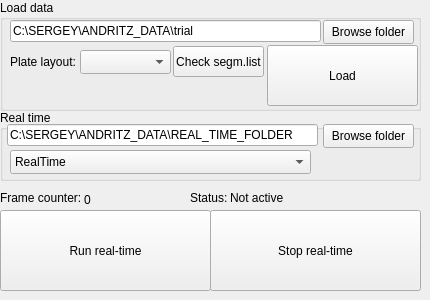
    <widget class="QWidget" name="tab">
     <attribute name="title">
      <string>Main</string>
     </attribute>
     <widget class="QGroupBox" name="groupBox">
      <property name="geometry">
       <rect>
        <x>0</x>
        <y>0</y>
        <width>421</width>
        <height>111</height>
       </rect>
      </property>
      <property name="title">
       <string>Load data</string>
      </property>
      <widget class="QLineEdit" name="load_data_path">
       <property name="geometry">
        <rect>
         <x>10</x>
         <y>20</y>
         <width>311</width>
         <height>22</height>
        </rect>
       </property>
       <property name="text">
        <string>C:\SERGEY\ANDRITZ_DATA\trial</string>
       </property>
      </widget>
      <widget class="QPushButton" name="Brows_data_folder_button">
       <property name="geometry">
        <rect>
         <x>323</x>
         <y>20</y>
         <width>91</width>
         <height>24</height>
        </rect>
       </property>
       <property name="text">
        <string>Browse folder</string>
       </property>
      </widget>
      <widget class="QComboBox" name="load_data_plate_type_dropdown">
       <property name="geometry">
        <rect>
         <x>80</x>
         <y>50</y>
         <width>91</width>
         <height>24</height>
        </rect>
       </property>
       <property name="currentText">
        <string/>
       </property>
       <property name="currentIndex">
        <number>-1</number>
       </property>
       <property name="placeholderText">
        <string>default</string>
       </property>
       <item>
        <property name="text">
         <string>default</string>
        </property>
       </item>
       <item>
        <property name="text">
         <string>new_bpp</string>
        </property>
       </item>
       <item>
        <property name="text">
         <string>bpp</string>
        </property>
       </item>
       <item>
        <property name="text">
         <string>long_bpp_1</string>
        </property>
       </item>
       <item>
        <property name="text">
         <string>long_bpp_2</string>
        </property>
       </item>
       <item>
        <property name="text">
         <string>from file</string>
        </property>
       </item>
      </widget>
      <widget class="QPushButton" name="load_data_button">
       <property name="geometry">
        <rect>
         <x>267</x>
         <y>45</y>
         <width>151</width>
         <height>61</height>
        </rect>
       </property>
       <property name="text">
        <string>Load</string>
       </property>
      </widget>
      <widget class="QLabel" name="label">
       <property name="geometry">
        <rect>
         <x>10</x>
         <y>54</y>
         <width>71</width>
         <height>16</height>
        </rect>
       </property>
       <property name="text">
        <string>Plate layout:</string>
       </property>
      </widget>
      <widget class="QPushButton" name="List_segments_names_button">
       <property name="geometry">
        <rect>
         <x>173</x>
         <y>46</y>
         <width>91</width>
         <height>31</height>
        </rect>
       </property>
       <property name="text">
        <string>Check segm.list</string>
       </property>
      </widget>
     </widget>
     <widget class="QGroupBox" name="groupBox_3">
      <property name="geometry">
       <rect>
        <x>0</x>
        <y>110</y>
        <width>421</width>
        <height>71</height>
       </rect>
      </property>
      <property name="title">
       <string>Real time</string>
      </property>
      <widget class="QComboBox" name="real_time_source_dropdown_2">
       <property name="geometry">
        <rect>
         <x>10</x>
         <y>40</y>
         <width>301</width>
         <height>24</height>
        </rect>
       </property>
       <property name="currentText">
        <string>RealTime</string>
       </property>
       <property name="currentIndex">
        <number>1</number>
       </property>
       <property name="placeholderText">
        <string>RealTime</string>
       </property>
       <item>
        <property name="text">
         <string>Folder</string>
        </property>
       </item>
       <item>
        <property name="text">
         <string>RealTime</string>
        </property>
       </item>
      </widget>
      <widget class="QPushButton" name="Brows_data_folder_button_2">
       <property name="geometry">
        <rect>
         <x>323</x>
         <y>14</y>
         <width>91</width>
         <height>24</height>
        </rect>
       </property>
       <property name="text">
        <string>Browse folder</string>
       </property>
      </widget>
      <widget class="QLineEdit" name="real_time_folder_text">
       <property name="geometry">
        <rect>
         <x>7</x>
         <y>14</y>
         <width>311</width>
         <height>22</height>
        </rect>
       </property>
       <property name="text">
        <string>C:\SERGEY\ANDRITZ_DATA\REAL_TIME_FOLDER</string>
       </property>
      </widget>
     </widget>
     <widget class="QPushButton" name="Start_real_time_button">
      <property name="geometry">
       <rect>
        <x>0</x>
        <y>210</y>
        <width>211</width>
        <height>81</height>
       </rect>
      </property>
      <property name="text">
       <string>Run real-time</string>
      </property>
     </widget>
     <widget class="QPushButton" name="Stop_real_time_button_2">
      <property name="geometry">
       <rect>
        <x>210</x>
        <y>210</y>
        <width>211</width>
        <height>81</height>
       </rect>
      </property>
      <property name="text">
       <string>Stop real-time</string>
      </property>
     </widget>
     <widget class="QLabel" name="label_18">
      <property name="geometry">
       <rect>
        <x>0</x>
        <y>190</y>
        <width>91</width>
        <height>16</height>
       </rect>
      </property>
      <property name="text">
       <string>Frame counter:</string>
      </property>
     </widget>
     <widget class="QLabel" name="Real_time_Frame_counter_label">
      <property name="geometry">
       <rect>
        <x>84</x>
        <y>192</y>
        <width>91</width>
        <height>16</height>
       </rect>
      </property>
      <property name="text">
       <string>0</string>
      </property>
     </widget>
     <widget class="QLabel" name="label_19">
      <property name="geometry">
       <rect>
        <x>190</x>
        <y>190</y>
        <width>41</width>
        <height>16</height>
       </rect>
      </property>
      <property name="text">
       <string>Status:</string>
      </property>
     </widget>
     <widget class="QLabel" name="real_time_status_label">
      <property name="geometry">
       <rect>
        <x>230</x>
        <y>190</y>
        <width>91</width>
        <height>16</height>
       </rect>
      </property>
      <property name="text">
       <string>Not active</string>
      </property>
     </widget>
    </widget>
